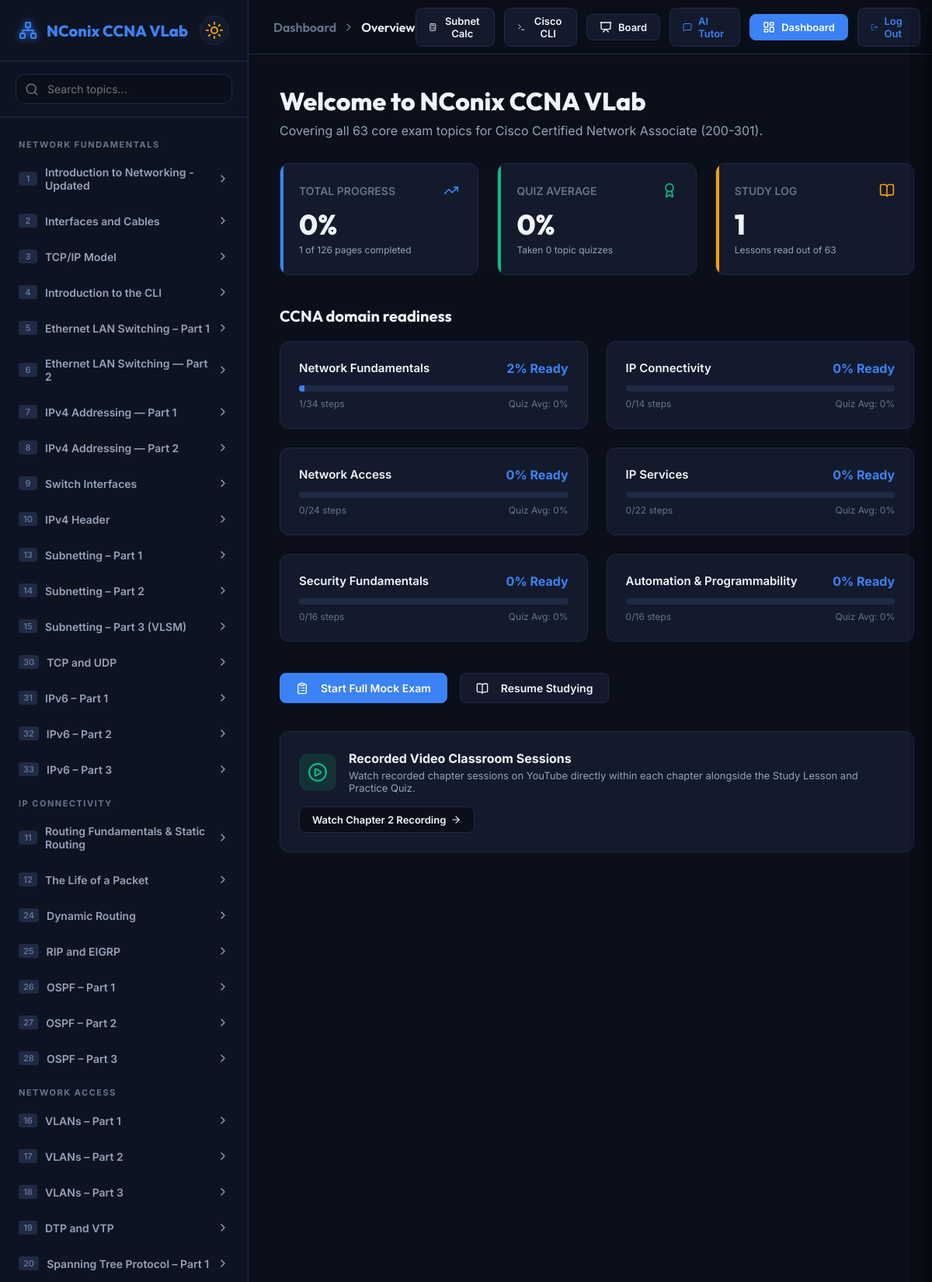
/ (signed in, upper part), run on the app's committed database.
### core/models.py (models this page shows, shortened)
class Domain(models.Model):
    name = models.CharField(max_length=100, unique=True)

class Topic(models.Model):
    id = models.IntegerField(primary_key=True)
    domain = models.ForeignKey(Domain, on_delete=models.CASCADE, related_name='topics')
    title = models.CharField(max_length=200)
    objectives = models.JSONField(default=list)  # list of strings
    lesson_content = models.TextField()  # markdown
    video_url = models.CharField(max_length=500, blank=True, default='')  # YouTube video link
    class Meta:
        ordering = ['id']

class UserProgress(models.Model):
    user = models.ForeignKey(User, on_delete=models.CASCADE, related_name='progress')
    topic = models.ForeignKey(Topic, on_delete=models.CASCADE, related_name='user_progress')
    lesson_completed = models.BooleanField(default=False)
    quiz_completed = models.BooleanField(default=False)
    quiz_score = models.IntegerField(default=0)  # highest score achieved (0-100)
    last_studied = models.DateTimeField(auto_now=True)
    class Meta:
        unique_together = ('user', 'topic')

### core/views.py (the view)
# urls.py: path('', views.dashboard_view, name='dashboard'),
@login_required
def dashboard_view(request):
    user = request.user
    if user.is_superuser or user.is_staff or (hasattr(user, 'profile') and user.profile.role == 'admin'):
        return redirect('admin_dashboard')
    total_steps = 126
    progress_qs = UserProgress.objects.filter(user=user)
    completed_lessons = progress_qs.filter(lesson_completed=True).count()
    completed_quizzes = progress_qs.filter(quiz_completed=True).count()
    completed_steps = completed_lessons + completed_quizzes
    progress_percent = int((completed_steps / total_steps) * 100) if total_steps > 0 else 0
    quizzes_taken = progress_qs.filter(quiz_completed=True).count()
    avg_score = progress_qs.filter(quiz_completed=True).aggregate(Avg('quiz_score'))['quiz_score__avg']
    avg_score = int(round(avg_score)) if avg_score is not None else 0
    domains = Domain.objects.prefetch_related('topics').all()
    domain_readiness = []
    for d in domains:
        topic_ids = [t.id for t in d.topics.all()]
        total_domain_steps = len(topic_ids) * 2  # lesson + quiz
        domain_progress = progress_qs.filter(topic_id__in=topic_ids)
        completed_in_domain = (
            domain_progress.filter(lesson_completed=True).count() +
            domain_progress.filter(quiz_completed=True).count()
        )
        domain_percentage = int((completed_in_domain / total_domain_steps) * 100) if total_domain_steps > 0 else 0
        domain_quizzes = domain_progress.filter(quiz_completed=True)
        domain_quiz_avg = domain_quizzes.aggregate(Avg('quiz_score'))['quiz_score__avg']
        domain_quiz_avg = int(round(domain_quiz_avg)) if domain_quiz_avg is not None else 0
        domain_readiness.append({
            'name': d.name,
            'progress_percent': domain_percentage,
            'completed_steps': completed_in_domain,
            'total_steps': total_domain_steps,
            'quiz_avg': domain_quiz_avg
        })
    sidebar_domains = get_sidebar_data(user)
    resume_id = 1
    for i in range(1, 64):
        if hasattr(user, 'profile') and not user.profile.has_access_to_topic(i):
            continue
        up_topic = progress_qs.filter(topic_id=i).first()
        if not up_topic or not up_topic.lesson_completed:
            resume_id = i
            break
    all_topics = Topic.objects.order_by('id')
    context = {
        'progress_percent': progress_percent,
        'completed_steps': completed_steps,
        'total_steps': total_steps,
        'avg_score': avg_score,
        'quizzes_taken': quizzes_taken,
        'completed_lessons': completed_lessons,
        'domain_readiness': domain_readiness,
        'sidebar_domains': sidebar_domains,
        'all_topics': all_topics,
        'resume_id': resume_id,
        'active_page': 'dashboard',
    }
    return render(request, 'core/dashboard.html', context)

### core/context_processors.py (called while the page is built)
def additional_topics(request):
    return {
        'additional_topics': AdditionalTopic.objects.all().order_by('created_at')
    }

### core/models.py (called while the page is built)
    def has_access_to_topic(self, topic_id):
        if self.role == 'admin':
            return True
        if self.unlock_all_topics:
            return True
        try:
            return int(topic_id) in (self.allowed_topics or [])
        except (ValueError, TypeError):
            return False

### core/templates/core/dashboard.html (shortened to what this page needs)
{% extends 'core/base.html' %}
{% block breadcrumbs %}
<span class="breadcrumb-root">Dashboard</span>
<span class="breadcrumb-separator"><i data-lucide="chevron-right"></i></span>
<span class="breadcrumb-current">Overview</span>
{% endblock %}
{% block content %}
<h2 class="dashboard-title">Welcome to NConix CCNA VLab</h2>
<p class="dashboard-subtitle">Covering all 63 core exam topics for Cisco Certified Network Associate (200-301).</p>
<div class="metrics-grid" style="margin-top: 30px;">
  <div class="metric-card">
    <div class="metric-header">
      <span>TOTAL PROGRESS</span>
      <i data-lucide="trending-up"></i>
    </div>
    <div class="metric-value">{{ progress_percent }}%</div>
    <div class="metric-desc">{{ completed_steps }} of {{ total_steps }} pages completed</div>
  </div>
  <div class="metric-card success-metric">
    <div class="metric-header">
      <span>QUIZ AVERAGE</span>
      <i data-lucide="award"></i>
    </div>
    <div class="metric-value">{{ avg_score }}%</div>
    <div class="metric-desc">Taken {{ quizzes_taken }} topic quizzes</div>
  </div>
  <div class="metric-card warning-metric">
    <div class="metric-header">
      <span>STUDY LOG</span>
      <i data-lucide="book-open"></i>
    </div>
    <div class="metric-value">{{ completed_lessons }}</div>
    <div class="metric-desc">Lessons read out of 63</div>
  </div>
</div>
<h3 class="domain-section-title" style="margin-top: 40px; margin-bottom: 20px;">CCNA domain readiness</h3>
<div class="domains-grid">
  {% for domain in domain_readiness %}
  <div class="domain-card">
    <div class="domain-info">
      <span class="domain-name">{{ domain.name }}</span>
      <span class="domain-score">{{ domain.progress_percent }}% Ready</span>
    </div>
    <div class="domain-progress-bar">
      <div class="domain-progress-fill" style="--progress: {{ domain.progress_percent }}%;"></div>
    </div>
    <div class="domain-meta">
      <span>{{ domain.completed_steps }}/{{ domain.total_steps }} steps</span>
      <span>Quiz Avg: {{ domain.quiz_avg }}%</span>
    </div>
  </div>
  {% endfor %}
</div>
<div style="margin-top: 40px; display: flex; gap: 16px; flex-wrap: wrap; align-items: center;">
  <a href="{% url 'mock_exam_setup' %}" class="btn btn-primary"
    style="text-decoration: none; display: inline-flex; align-items: center;">
    <i data-lucide="clipboard-list" style="width:16px; height:16px; margin-right:8px;"></i>
    Start Full Mock Exam
  </a>
  <a href="{% url 'lesson' resume_id %}" class="btn"
    style="text-decoration: none; display: inline-flex; align-items: center; border: 1px solid var(--border-color); background-color: var(--bg-card); color: var(--text-primary);">
    <i data-lucide="book-open" style="width:16px; height:16px; margin-right:8px;"></i>
    Resume Studying
  </a>
</div>
<div style="margin-top: 36px; padding: 24px; background: var(--bg-card); border: 1px solid var(--border-color); border-radius: var(--radius); display: flex; justify-content: space-between; align-items: center; flex-wrap: wrap; gap: 16px;">
  <div style="display: flex; align-items: center; gap: 16px;">
    <div style="width: 48px; height: 48px; border-radius: 12px; background: rgba(16, 185, 129, 0.15); color: #10b981; display: flex; align-items: center; justify-content: center; flex-shrink: 0;">
      <i data-lucide="play-circle" style="width: 26px; height: 26px;"></i>
    </div>
    <div>
      <h4 style="font-size: 16px; font-weight: 700; margin: 0; color: var(--text-primary);">Recorded Video Classroom Sessions</h4>
      <p style="font-size: 13px; color: var(--text-secondary); margin: 4px 0 0 0;">
        Watch recorded chapter sessions on YouTube directly within each chapter alongside the Study Lesson and Practice Quiz.
      </p>
    </div>
  </div>
  <div style="display: flex; gap: 10px; align-items: center;">
    <a href="{% url 'recording_session' resume_id %}" class="btn" style="text-decoration: none; display: inline-flex; align-items: center; gap: 6px; border: 1px solid var(--border-color); background: var(--bg-app); color: var(--text-primary); font-size: 13px; padding: 8px 16px;">
      <span>Watch Chapter {{ resume_id }} Recording</span>
      <i data-lucide="arrow-right" style="width: 14px; height: 14px;"></i>
    </a>
  </div>
</div>
{% endblock %}

### core/templates/core/base.html (shortened to what this page needs)
{% load static %}
<!DOCTYPE html>
<html lang="en" data-theme="dark">
<head>
  <link rel="stylesheet" href="{% static 'core/styles.css' %}">
</head>
<body>
  <div class="app-container">
    <aside class="sidebar" id="sidebar">
      <div class="sidebar-header">
        <a href="{% url 'dashboard' %}" class="logo" style="text-decoration: none;">
          <i data-lucide="network" class="logo-icon"></i>
          <span>NConix CCNA <span class="accent-text">VLab</span></span>
        </a>
        <button class="theme-toggle" id="themeToggleBtn" title="Toggle Light/Dark Mode">
          <i data-lucide="sun" class="sun-icon"></i>
        </button>
      </div>
      <div class="search-box">
        <i data-lucide="search" class="search-icon"></i>
        <input type="text" id="searchInput" placeholder="Search topics...">
      </div>
      <nav class="navigation">
        <div class="nav-list" id="navList">
          {% if user.is_authenticated %}
            {% for domain in sidebar_domains %}
              <div class="nav-section-title">{{ domain.name|upper }}</div>
              {% for topic in domain.topics %}
                <div class="chapter-item " id="chapter-{{ topic.id }}" data-title="{{ topic.title }}">
                  <div class="chapter-header">
                    <div class="chapter-title-container">
                      <span class="chapter-number">{{ topic.id }}</span>
                      <span {% if topic.locked %}style="color: var(--text-muted);"{% endif %}>{{ topic.title }}</span>
                    </div>
                    {% if topic.locked %}
                      <i data-lucide="lock" class="chapter-chevron" style="color: var(--text-muted); transform: none !important;"></i>
                    {% else %}
                      <i data-lucide="chevron-right" class="chapter-chevron"></i>
                    {% endif %}
                  </div>
                </div>
              {% endfor %}
            {% endfor %}
          {% endif %}
        </div>
      </nav>
    </aside>
    <main class="workspace">
      <header class="header">
        <div class="header-breadcrumbs">
          {% block breadcrumbs %}{% endblock %}
        </div>
        <div class="header-actions">
          <button class="header-btn" id="toolSubnetBtn" title="Subnetting Calculator">
            <i data-lucide="calculator"></i>
            <span>Subnet Calc</span>
          </button>
          <button class="header-btn" id="toolCliBtn" title="Cisco IOS CLI Simulator">
            <i data-lucide="terminal"></i>
            <span>Cisco CLI</span>
          </button>
          {% if user.is_authenticated %}
            {% if active_page != 'admin_board' %}
              <button class="header-btn" id="toolBoardBtn" title="Live Shared Whiteboard" style="position: relative;">
                <i data-lucide="presentation"></i>
                <span>Board</span>
              </button>
            {% endif %}
            <a href="{% url 'tutor_bot' %}" class="header-btn {% if active_page == 'tutor_bot' %}highlight-btn{% endif %}" title="AI Networking Tutor" style="text-decoration: none;">
              <i data-lucide="message-square"></i>
              <span>AI Tutor</span>
            </a>
            <a href="{% url 'dashboard' %}" class="header-btn {% if active_page == 'dashboard' %}highlight-btn{% endif %}" style="text-decoration: none;">
              <i data-lucide="layout-dashboard"></i>
              <span>Dashboard</span>
            </a>
            <a href="{% url 'logout' %}" class="header-btn" title="Log Out" style="text-decoration: none;">
              <i data-lucide="log-out"></i>
              <span>Log Out</span>
            </a>
          {% endif %}
        </div>
      </header>
      <div class="viewport" id="viewport">
        {% block content %}{% endblock %}
      </div>
    </main>
  </div>
</body>
</html>

### data on the page
Domain: name "NETWORK FUNDAMENTALS", name "Network Fundamentals"
Topic: title "Introduction to Networking - Updated"
Topic: title "Interfaces and Cables"
Topic: title "TCP/IP Model"
Topic: title "Introduction to the CLI"
Topic: title "Ethernet LAN Switching – Part 1"
Topic: title "Ethernet LAN Switching — Part 2"
Topic: title "IPv4 Addressing — Part 1"
Topic: title "IPv4 Addressing — Part 2"
Topic: title "Switch Interfaces"
Topic: title "IPv4 Header"
Topic: title "Subnetting – Part 1"
Topic: title "Subnetting – Part 2"
Topic: title "Subnetting – Part 3 (VLSM)"
Topic: title "TCP and UDP"
Topic: title "IPv6 – Part 1"
Topic: title "IPv6 – Part 2"
Topic: title "IPv6 – Part 3"
Domain: name "IP CONNECTIVITY", name "IP Connectivity"
Topic: title "Routing Fundamentals & Static Routing"
Topic: title "The Life of a Packet"
Topic: title "Dynamic Routing"
Topic: title "RIP and EIGRP"
Topic: title "OSPF – Part 1"
Topic: title "OSPF – Part 2"
Topic: title "OSPF – Part 3"
Domain: name "NETWORK ACCESS", name "Network Access"
Topic: title "VLANs – Part 1"
Topic: title "VLANs – Part 2"
Topic: title "VLANs – Part 3"
Topic: title "DTP and VTP"
Topic: title "Spanning Tree Protocol – Part 1"
UserProgress: name "IP Services", progress_percent "0", completed_steps "0", total_steps "22", quiz_avg "0"
Domain: name "Security Fundamentals"
Domain: name "Automation & Programmability"

### other printed values
{{ topic.id }} "1" "2" "3" "4" "5" "6" "7" "8" "9" "10" "13" "14" "15" "30" "31" "32" "33" "11" "12" "24" "25" "26" "27" "28" "16" "17" "18" "19" "20"
{{ progress_percent }} "0"
{{ completed_steps }} "1"
{{ total_steps }} "126"
{{ avg_score }} "0"
{{ quizzes_taken }} "0"
{{ completed_lessons }} "1"
{{ domain.progress_percent }} "2" "0" "0" "0" "0"
{{ domain.completed_steps }} "1" "0" "0" "0" "0"
{{ domain.total_steps }} "34" "14" "24" "16" "16"
{{ domain.quiz_avg }} "0" "0" "0" "0" "0"
{{ resume_id }} "2"
